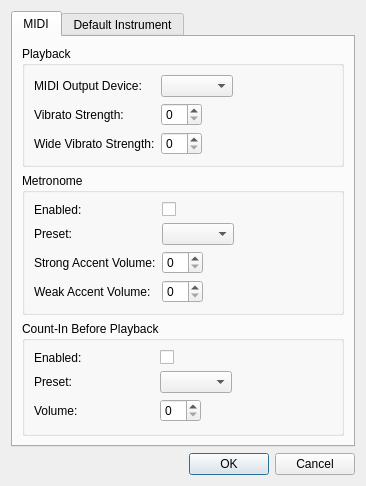
<?xml version="1.0" encoding="UTF-8"?>
<ui version="4.0">
 <class>PreferencesDialog</class>
 <widget class="QDialog" name="PreferencesDialog">
  <property name="geometry">
   <rect>
    <x>0</x>
    <y>0</y>
    <width>366</width>
    <height>437</height>
   </rect>
  </property>
  <property name="windowTitle">
   <string>Preferences</string>
  </property>
  <property name="modal">
   <bool>true</bool>
  </property>
  <layout class="QVBoxLayout" name="verticalLayout">
   <item>
    <widget class="QTabWidget" name="tabWidget">
     <property name="tabPosition">
      <enum>QTabWidget::North</enum>
     </property>
     <property name="currentIndex">
      <number>0</number>
     </property>
     <widget class="QWidget" name="midiTab">
      <attribute name="title">
       <string>MIDI</string>
      </attribute>
      <layout class="QVBoxLayout" name="verticalLayout_4">
       <item>
        <widget class="QGroupBox" name="groupBox_2">
         <property name="title">
          <string>Playback</string>
         </property>
         <layout class="QVBoxLayout" name="verticalLayout_3">
          <item>
           <layout class="QFormLayout" name="formLayout">
            <property name="fieldGrowthPolicy">
             <enum>QFormLayout::ExpandingFieldsGrow</enum>
            </property>
            <item row="0" column="0">
             <widget class="QLabel" name="midiOutputDeviceLabel">
              <property name="text">
               <string>MIDI Output Device:</string>
              </property>
             </widget>
            </item>
            <item row="0" column="1">
             <widget class="QComboBox" name="midiPortComboBox"/>
            </item>
            <item row="1" column="0">
             <widget class="QLabel" name="vibratoStrengthLabel">
              <property name="text">
               <string>Vibrato Strength:</string>
              </property>
             </widget>
            </item>
            <item row="1" column="1">
             <widget class="QSpinBox" name="vibratoStrengthSpinBox"/>
            </item>
            <item row="2" column="0">
             <widget class="QLabel" name="wideVibratoStrengthLabel">
              <property name="minimumSize">
               <size>
                <width>120</width>
                <height>0</height>
               </size>
              </property>
              <property name="text">
               <string>Wide Vibrato Strength:</string>
              </property>
             </widget>
            </item>
            <item row="2" column="1">
             <widget class="QSpinBox" name="wideVibratoStrengthSpinBox"/>
            </item>
           </layout>
          </item>
         </layout>
        </widget>
       </item>
       <item>
        <widget class="QGroupBox" name="groupBox">
         <property name="title">
          <string>Metronome</string>
         </property>
         <layout class="QVBoxLayout" name="verticalLayout_2">
          <item>
           <layout class="QFormLayout" name="formLayout_2">
            <property name="fieldGrowthPolicy">
             <enum>QFormLayout::ExpandingFieldsGrow</enum>
            </property>
            <item row="0" column="0">
             <widget class="QLabel" name="metronomeEnabledLabel">
              <property name="text">
               <string>Enabled:</string>
              </property>
             </widget>
            </item>
            <item row="0" column="1">
             <widget class="QCheckBox" name="metronomeEnabledCheckBox"/>
            </item>
            <item row="1" column="0">
             <widget class="QLabel" name="metronomePresetLabel">
              <property name="text">
               <string>Preset:</string>
              </property>
             </widget>
            </item>
            <item row="1" column="1">
             <widget class="QComboBox" name="metronomePresetComboBox"/>
            </item>
            <item row="2" column="0">
             <widget class="QLabel" name="strongAccentVolumeLabel">
              <property name="minimumSize">
               <size>
                <width>120</width>
                <height>0</height>
               </size>
              </property>
              <property name="text">
               <string>Strong Accent Volume:</string>
              </property>
             </widget>
            </item>
            <item row="2" column="1">
             <widget class="QSpinBox" name="strongAccentVolumeSpinBox"/>
            </item>
            <item row="3" column="0">
             <widget class="QLabel" name="weakAccentVolumeLabel">
              <property name="text">
               <string>Weak Accent Volume:</string>
              </property>
             </widget>
            </item>
            <item row="3" column="1">
             <widget class="QSpinBox" name="weakAccentVolumeSpinBox"/>
            </item>
           </layout>
          </item>
         </layout>
        </widget>
       </item>
       <item>
        <widget class="QGroupBox" name="groupBox_3">
         <property name="title">
          <string>Count-In Before Playback</string>
         </property>
         <layout class="QVBoxLayout" name="verticalLayout_5">
          <item>
           <layout class="QFormLayout" name="formLayout_4">
            <property name="fieldGrowthPolicy">
             <enum>QFormLayout::ExpandingFieldsGrow</enum>
            </property>
            <item row="0" column="0">
             <widget class="QLabel" name="countInEnabledLabel">
              <property name="minimumSize">
               <size>
                <width>120</width>
                <height>0</height>
               </size>
              </property>
              <property name="text">
               <string>Enabled:</string>
              </property>
             </widget>
            </item>
            <item row="0" column="1">
             <widget class="QCheckBox" name="countInEnabledCheckBox"/>
            </item>
            <item row="1" column="0">
             <widget class="QLabel" name="countInPresetLabel">
              <property name="text">
               <string>Preset:</string>
              </property>
             </widget>
            </item>
            <item row="1" column="1">
             <widget class="QComboBox" name="countInPresetComboBox"/>
            </item>
            <item row="2" column="0">
             <widget class="QLabel" name="countInVolumeLabel">
              <property name="text">
               <string>Volume:</string>
              </property>
             </widget>
            </item>
            <item row="2" column="1">
             <widget class="QSpinBox" name="countInVolumeSpinBox"/>
            </item>
           </layout>
          </item>
         </layout>
        </widget>
       </item>
      </layout>
     </widget>
     <widget class="QWidget" name="defaultsTab">
      <attribute name="title">
       <string>Default Instrument</string>
      </attribute>
      <widget class="QWidget" name="formLayoutWidget_3">
       <property name="geometry">
        <rect>
         <x>10</x>
         <y>10</y>
         <width>321</width>
         <height>151</height>
        </rect>
       </property>
       <layout class="QFormLayout" name="formLayout_3">
        <item row="0" column="0">
         <widget class="QLabel" name="defaultInstrumentNameLabel">
          <property name="text">
           <string>Name:</string>
          </property>
         </widget>
        </item>
        <item row="0" column="1">
         <widget class="QLineEdit" name="defaultInstrumentNameLineEdit"/>
        </item>
        <item row="1" column="0">
         <widget class="QLabel" name="defaultPresetLabel">
          <property name="text">
           <string>Preset:</string>
          </property>
         </widget>
        </item>
        <item row="1" column="1">
         <widget class="QComboBox" name="defaultPresetComboBox"/>
        </item>
        <item row="2" column="0">
         <widget class="QLabel" name="defaultTuningLabel">
          <property name="text">
           <string>Tuning:</string>
          </property>
         </widget>
        </item>
        <item row="2" column="1">
         <widget class="ClickableLabel" name="defaultTuningClickButton">
          <property name="text">
           <string>Tuning</string>
          </property>
         </widget>
        </item>
       </layout>
      </widget>
     </widget>
    </widget>
   </item>
   <item>
    <widget class="QDialogButtonBox" name="buttonBox">
     <property name="orientation">
      <enum>Qt::Horizontal</enum>
     </property>
     <property name="standardButtons">
      <set>QDialogButtonBox::Cancel|QDialogButtonBox::Ok</set>
     </property>
    </widget>
   </item>
  </layout>
 </widget>
 <customwidgets>
  <customwidget>
   <class>ClickableLabel</class>
   <extends>QLabel</extends>
   <header>widgets/clickablelabel.h</header>
  </customwidget>
 </customwidgets>
 <resources/>
 <connections>
  <connection>
   <sender>buttonBox</sender>
   <signal>accepted()</signal>
   <receiver>PreferencesDialog</receiver>
   <slot>accept()</slot>
   <hints>
    <hint type="sourcelabel">
     <x>248</x>
     <y>254</y>
    </hint>
    <hint type="destinationlabel">
     <x>157</x>
     <y>274</y>
    </hint>
   </hints>
  </connection>
  <connection>
   <sender>buttonBox</sender>
   <signal>rejected()</signal>
   <receiver>PreferencesDialog</receiver>
   <slot>reject()</slot>
   <hints>
    <hint type="sourcelabel">
     <x>316</x>
     <y>260</y>
    </hint>
    <hint type="destinationlabel">
     <x>286</x>
     <y>274</y>
    </hint>
   </hints>
  </connection>
 </connections>
</ui>
